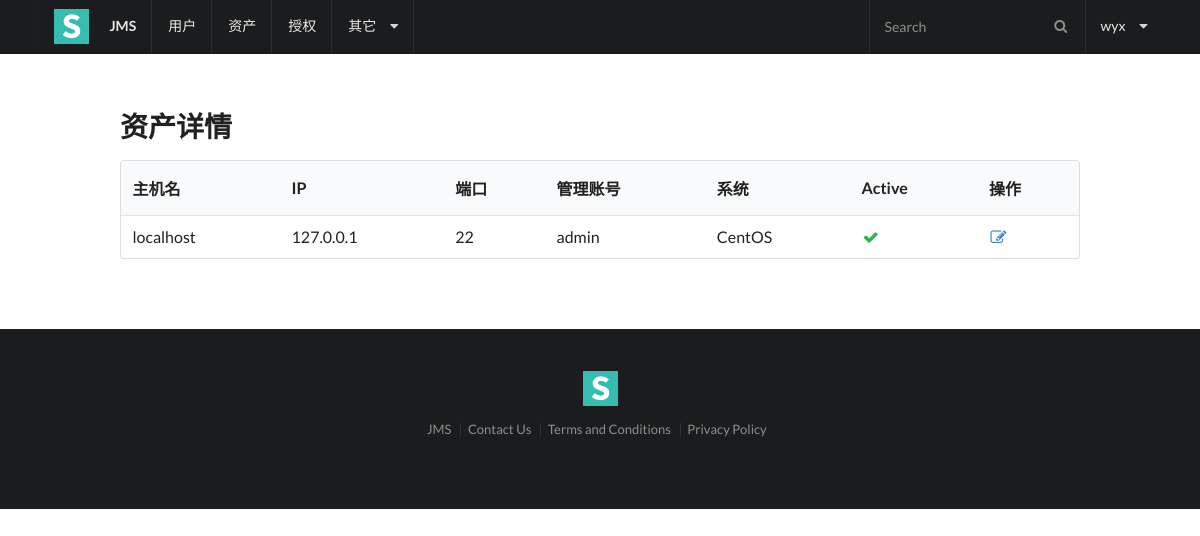
The app's page /assets/1/detail/ (signed in) with its own data.
### users/models.py (models this page shows, shortened)
class User(AbstractUser):
    name = models.CharField(max_length=32, help_text='昵称')
    wechat = models.CharField(max_length=64)

### assets/models.py (models this page shows, shortened)
class Assets(models.Model):
    OS_Choice = [
        ('C', 'CentOS'),
        ('U', 'Ubuntu'),
        ('D', 'Debian'),
        ('R', 'Redhat'),
        ('B', 'BSD'),
    ]
    hostname = models.CharField(unique=True, max_length=128, verbose_name='Hostname')
    ip = models.GenericIPAddressField(verbose_name='IP', unique=True)
    port = models.IntegerField(default=22, verbose_name='端口')
    username = models.CharField(max_length=20, verbose_name='管理用户名')
    password = models.CharField(max_length=32, verbose_name='密码')
    os = models.CharField(choices=OS_Choice, max_length=2, verbose_name='系统平台')
    is_active = models.BooleanField(default=True, verbose_name='激活')

### assets/views.py (the view)
# urls.py: path('detail/', views.AssetDetailView.as_view(), name='detail'),
class AssetDetailView(LoginRequiredMixin, DetailView):
    model = Assets
    context_object_name = 'asset'
    template_name = 'assets/detail.html'

### assets/templates/assets/detail.html (shortened to what this page needs)
{% extends 'base.html' %}
{% block content %}
<h1 class="ui header">资产详情</h1>
    <table class="ui striped table">
        <thead>
        <tr>
            <th>主机名</th>
            <th>IP</th>
            <th>端口</th>
            <th>管理账号</th>
            <th>系统</th>
            <th>Active</th>
            <th>操作</th>
        </tr>
        </thead>
        <tbody>
        <tr {% if not asset.is_active %} class="error" {% endif %}>
            <td>{{ asset.hostname }}</td>
            <td>{{ asset.ip }}</td>
            <td>{{ asset.port }}</td>
            <td>{{ asset.username }}</td>
            <td>{{ asset.get_os_display }}</td>
            {% if not asset.is_active %}
                <td class="error"><i class="remove icon"></i></td>
            {% else %}
                <td class="aligned">
                    <i class="green checkmark icon"></i>
                </td>
            {% endif %}
            <td>
                <a href="{% url 'assets:update' asset.id %}"><i class="edit icon"></i></a>
            </td>
        </tr>
        </tbody>
    </table>
{% endblock %}

### templates/base.html (shortened to what this page needs)
{% load static %}
<html>
<head>
    <link rel="stylesheet" type="text/css" href="{% static 'semantic/semantic.min.css' %}">
</head>
<body>
    <div class="ui fixed inverted menu">
        <div class="ui container">
            <a href="#" class="header item">
              <img class="logo" src="{% static 'img/logo.png' %}">
              JMS
            </a>
            <a href="{% url 'users:list' %}" class="item">用户</a>
            <a href="{% url 'assets:list' %}" class="item">资产</a>
            <a href="{% url 'perms:list' %}" class="item">授权</a>
            <div class="ui simple dropdown item">
                其它<i class="dropdown icon"></i>
            </div>
            <div class="right menu">
                <div class="item">
                  <div class="ui transparent inverted icon input">
                    <i class="search icon"></i>
                    <input type="text" placeholder="Search">
                  </div>
                </div>
                <div class="ui simple dropdown item">
                {{ request.user.username }} <i class="dropdown icon"></i>
            </div>
            </div>
        </div>
    </div>
    <div class="ui main text container">
        {% block content %}
        {% endblock %}
    </div>
    <div class="ui inverted vertical footer segment">
        <div class="ui center aligned container">
            <img src="{% static 'img/logo.png' %}" class="ui centered mini image">
            <div class="ui horizontal inverted small divided link list">
                <a class="item" href="#">JMS</a>
                <a class="item" href="#">Contact Us</a>
                <a class="item" href="#">Terms and Conditions</a>
                <a class="item" href="#">Privacy Policy</a>
            </div>
        </div>
    </div>
</body>
</html>

### records on screen
User: user.username "wyx"
Assets: hostname "localhost", ip "127.0.0.1", port "22", username "admin", os "CentOS"
